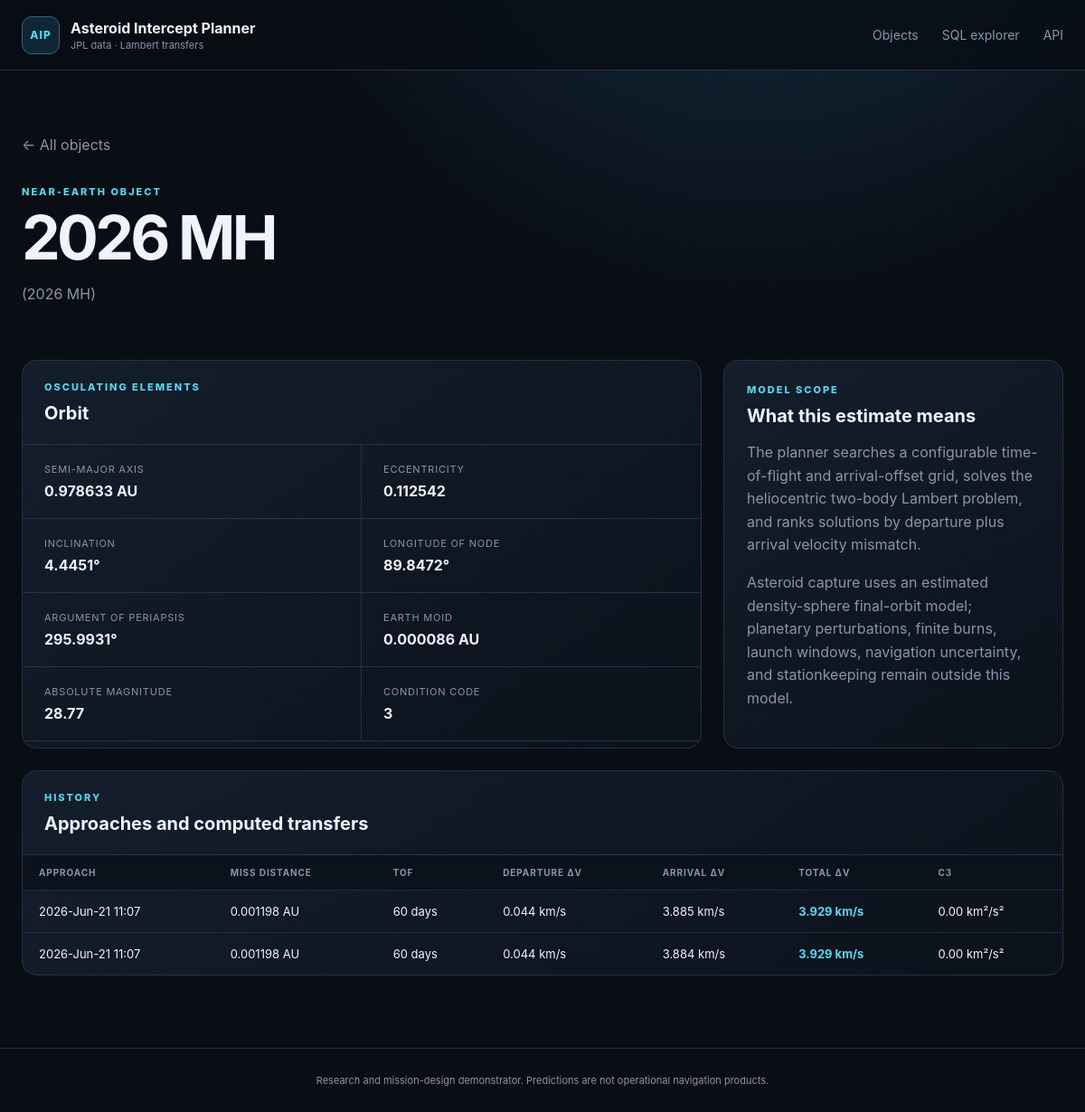
The page /asteroid/2026 MH on the database its author committed.
### tables this page shows
CREATE TABLE orbital_elements (
    designation TEXT PRIMARY KEY REFERENCES asteroids(designation) ON DELETE CASCADE,
    epoch_jd_tdb REAL,
    semi_major_axis_au REAL NOT NULL,
    eccentricity REAL NOT NULL,
    inclination_deg REAL NOT NULL,
    raan_deg REAL NOT NULL,
    arg_periapsis_deg REAL NOT NULL,
    mean_anomaly_deg REAL,
    perihelion_time_jd_tdb REAL,
    perihelion_distance_au REAL,
    aphelion_distance_au REAL,
    orbital_period_days REAL,
    earth_moid_au REAL,
    condition_code TEXT,
    orbit_id TEXT,
    source TEXT NOT NULL,
    updated_at TEXT NOT NULL
);

CREATE TABLE asteroids (
    designation TEXT PRIMARY KEY,
    fullname TEXT,
    absolute_magnitude_h REAL,
    diameter_km REAL,
    first_seen_at TEXT NOT NULL,
    updated_at TEXT NOT NULL
);

CREATE TABLE intercept_plans (
    plan_id INTEGER PRIMARY KEY AUTOINCREMENT,
    approach_id INTEGER NOT NULL REFERENCES close_approaches(approach_id) ON DELETE CASCADE,
    method TEXT NOT NULL,
    departure_jd_tdb REAL NOT NULL,
    arrival_jd_tdb REAL NOT NULL,
    tof_days REAL NOT NULL,
    departure_dv_kms REAL NOT NULL,
    arrival_dv_kms REAL NOT NULL,
    total_dv_kms REAL NOT NULL,
    c3_km2_s2 REAL,
    leo_departure_dv_kms REAL,
    polyline_json TEXT,
    computed_at TEXT NOT NULL, capture_dv_kms REAL, stable_final_orbit INTEGER, capture_json TEXT,
    UNIQUE (approach_id, method)
);

CREATE TABLE close_approaches (
    approach_id INTEGER PRIMARY KEY AUTOINCREMENT,
    designation TEXT NOT NULL REFERENCES asteroids(designation) ON DELETE CASCADE,
    body TEXT NOT NULL DEFAULT 'Earth',
    close_approach_jd_tdb REAL NOT NULL,
    close_approach_text TEXT,
    distance_au REAL NOT NULL,
    distance_min_au REAL,
    distance_max_au REAL,
    relative_velocity_kms REAL,
    hyperbolic_excess_velocity_kms REAL,
    time_uncertainty TEXT,
    ingested_at TEXT NOT NULL,
    UNIQUE (designation, body, close_approach_jd_tdb)
);

### app/web.py (the view)
    @application.route("/asteroid/<designation>")
    def asteroid_detail(designation: str):
        asteroid = get_asteroid(designation, settings.database_path)
        if asteroid is None:
            return render_template("not_found.html", designation=designation), 404
        return render_template(
            "detail.html",
            asteroid=asteroid,
            approaches=asteroid_approaches(designation, settings.database_path),
        )

### app/database.py (called while the page is built, shortened)
def _dict_row(cursor: sqlite3.Cursor, row: tuple[Any, ...]) -> dict[str, Any]:
    return {column[0]: row[index] for index, column in enumerate(cursor.description)}

@contextmanager
def connect(path: Path | None = None) -> Iterator[sqlite3.Connection]:
    database_path = Path(path or get_settings().database_path)
    database_path.parent.mkdir(parents=True, exist_ok=True)
    connection = sqlite3.connect(database_path, timeout=30)
    connection.row_factory = _dict_row
    connection.execute("PRAGMA foreign_keys = ON")
    connection.execute("PRAGMA busy_timeout = 30000")
    try:
        yield connection
    finally:
        connection.close()

def initialize_database(path: Path | None = None) -> Path:
    database_path = Path(path or get_settings().database_path)
    schema = Path(__file__).with_name("schema.sql").read_text(encoding="utf-8")
    with connect(database_path) as connection:
        schema_version = int(connection.execute("PRAGMA user_version").fetchone()["user_version"])
        if schema_version < 2:
            connection.executescript(schema)
            connection.commit()
    return database_path

def fetch_all(
    query: str, params: Sequence[Any] = (), path: Path | None = None
) -> list[dict[str, Any]]:
    initialize_database(path)
    with connect(path) as connection:
        return connection.execute(query, params).fetchall()

def fetch_one(
    query: str, params: Sequence[Any] = (), path: Path | None = None
) -> dict[str, Any] | None:
    rows = fetch_all(query, params, path)
    return rows[0] if rows else None

def get_asteroid(designation: str, path: Path | None = None) -> dict[str, Any] | None:
    return fetch_one(
        """
        SELECT a.*, oe.*
        FROM asteroids a
        LEFT JOIN orbital_elements oe USING(designation)
        WHERE a.designation = ?
        """,
        (designation,),
        path,
    )

def asteroid_approaches(designation: str, path: Path | None = None) -> list[dict[str, Any]]:
    return fetch_all(
        """
        SELECT ca.*, ip.*
        FROM close_approaches ca
        LEFT JOIN intercept_plans ip USING(approach_id)
        WHERE ca.designation = ?
        ORDER BY ca.close_approach_jd_tdb DESC
        """,
        (designation,),
        path,
    )

### app/templates/detail.html (shortened to what this page needs)
{% extends "base.html" %}
{% block content %}
<section class="detail-hero">
  <a class="back" href="{{ url_for('index') }}">← All objects</a>
  <p class="eyebrow">NEAR-EARTH OBJECT</p>
  <h1>{{ asteroid.designation }}</h1>
  <p>{{ asteroid.fullname or 'JPL small-body designation' }}</p>
</section>
<section class="detail-grid">
  <article class="panel">
    <div class="panel-header"><div><p class="eyebrow">OSCULATING ELEMENTS</p><h2>Orbit</h2></div></div>
    <dl class="spec-grid">
      <div><dt>Semi-major axis</dt><dd>{{ asteroid.semi_major_axis_au|number(6) }} AU</dd></div>
      <div><dt>Eccentricity</dt><dd>{{ asteroid.eccentricity|number(6) }}</dd></div>
      <div><dt>Inclination</dt><dd>{{ asteroid.inclination_deg|number(4) }}°</dd></div>
      <div><dt>Longitude of node</dt><dd>{{ asteroid.raan_deg|number(4) }}°</dd></div>
      <div><dt>Argument of periapsis</dt><dd>{{ asteroid.arg_periapsis_deg|number(4) }}°</dd></div>
      <div><dt>Earth MOID</dt><dd>{{ asteroid.earth_moid_au|number(6) }} AU</dd></div>
      <div><dt>Absolute magnitude</dt><dd>{{ asteroid.absolute_magnitude_h|number(2) }}</dd></div>
      <div><dt>Condition code</dt><dd>{{ asteroid.condition_code or '—' }}</dd></div>
    </dl>
  </article>
  <article class="panel note-card">
    <p class="eyebrow">MODEL SCOPE</p>
    <h2>What this estimate means</h2>
    <p>The planner searches a configurable time-of-flight and arrival-offset grid, solves the heliocentric two-body Lambert problem, and ranks solutions by departure plus arrival velocity mismatch.</p>
    <p>Asteroid capture uses an estimated density-sphere final-orbit model; planetary perturbations, finite burns, launch windows, navigation uncertainty, and stationkeeping remain outside this model.</p>
  </article>
</section>
<section class="panel">
  <div class="panel-header"><div><p class="eyebrow">HISTORY</p><h2>Approaches and computed transfers</h2></div></div>
  <div class="table-wrap"><table>
    <thead><tr><th>Approach</th><th>Miss distance</th><th>TOF</th><th>Departure Δv</th><th>Arrival Δv</th><th>Total Δv</th><th>C3</th></tr></thead>
    <tbody>{% for row in approaches %}<tr>
      <td>{{ row.close_approach_text or row.close_approach_jd_tdb }}</td>
      <td>{{ row.distance_au|number(6) }} AU</td>
      <td>{{ row.tof_days|number(0) }} days</td>
      <td>{{ row.departure_dv_kms|number(3) }} km/s</td>
      <td>{{ row.arrival_dv_kms|number(3) }} km/s</td>
      <td><strong class="accent">{{ row.total_dv_kms|number(3) }} km/s</strong></td>
      <td>{{ row.c3_km2_s2|number(2) }} km²/s²</td>
    </tr>{% endfor %}</tbody>
  </table></div>
</section>
{% endblock %}

### app/templates/base.html (shortened to what this page needs)
<!doctype html>
<html lang="en">
  <head>
    <link rel="stylesheet" href="{{ url_for('static', filename='style.css') }}">
  </head>
  <body>
    <header class="site-header">
      <a class="brand" href="{{ url_for('index') }}">
        <span class="brand-mark">AIP</span>
        <span><strong>Asteroid Intercept Planner</strong><small>JPL data · Lambert transfers</small></span>
      </a>
      <nav>
        <a href="{{ url_for('index') }}">Objects</a>
        <a href="{{ url_for('data_explorer') }}">SQL explorer</a>
        <a href="{{ url_for('asteroid_api') }}">API</a>
      </nav>
    </header>
    <main>{% block content %}{% endblock %}</main>
    <footer>Research and mission-design demonstrator. Predictions are not operational navigation products.</footer>
  </body>
</html>

### app/static/style.css (style rules this page uses)
:root { --bg:#090d14;--surface:#101722;--surface-2:#151f2d;--line:#253246;--text:#edf4ff;--muted:#8796ab;--cyan:#56d7ef;--green:#67e8b5;--orange:#ffad66;--max:1440px;font-family:Inter,ui-sans-serif,system-ui,-apple-system,BlinkMacSystemFont,"Segoe UI",sans-serif;color-scheme:dark }
* { box-sizing:border-box }
body { margin:0;background:radial-gradient(circle at 70% -20%,#16334a 0,transparent 35%),var(--bg);color:var(--text);min-height:100vh }
.site-header { height:78px;border-bottom:1px solid var(--line);display:flex;align-items:center;justify-content:space-between;padding:0 max(24px,calc((100vw - var(--max))/2));background:rgba(9,13,20,.78);backdrop-filter:blur(18px);position:sticky;top:0;z-index:10 }
.brand { display:flex;gap:12px;align-items:center;text-decoration:none;color:var(--text) }
.brand-mark { width:42px;height:42px;border:1px solid #3c6278;background:#102637;border-radius:11px;display:grid;place-items:center;color:var(--cyan);font-size:12px;font-weight:800;letter-spacing:.08em }
.brand strong,.brand small { display:block }
.brand small { color:var(--muted);font-size:11px;margin-top:2px }
.site-header nav { display:flex;gap:26px }
.site-header nav a { color:var(--muted);text-decoration:none;font-size:14px }
main { max-width:var(--max);margin:auto;padding:42px 24px 80px }
.eyebrow { font-size:11px;letter-spacing:.18em;color:var(--cyan);font-weight:800;margin:0 0 10px }
.hero h1,.detail-hero h1 { font-size:clamp(42px,6vw,82px);line-height:.98;margin:0;letter-spacing:-.055em }
.hero>div>p:last-child,.detail-hero>p:last-child { color:var(--muted);max-width:680px;line-height:1.65 }
.panel { border:1px solid var(--line);background:linear-gradient(145deg,rgba(21,31,45,.93),rgba(12,18,28,.93));border-radius:16px;overflow:hidden }
.panel-header { padding:22px 24px;border-bottom:1px solid var(--line);display:flex;align-items:center;justify-content:space-between;gap:24px }
.panel-header h2,.note-card h2,.table-list h2 { margin:0;font-size:20px }
.table-wrap { overflow:auto }
table { width:100%;border-collapse:collapse;font-size:13px }
th { text-align:left;color:var(--muted);font-size:10px;text-transform:uppercase;letter-spacing:.09em;padding:13px 18px;background:#0c121b;white-space:nowrap }
td { border-top:1px solid rgba(37,50,70,.75);padding:15px 18px;white-space:nowrap }
.object-link:hover,.accent { color:var(--cyan) }
.detail-hero { padding:30px 0 44px }
.detail-hero h1 { font-size:68px }
.back { display:inline-block;margin-bottom:35px;color:var(--muted);text-decoration:none }
.detail-grid { display:grid;grid-template-columns:2fr 1fr;gap:24px;margin-bottom:24px }
.spec-grid { display:grid;grid-template-columns:repeat(2,1fr);margin:0 }
.spec-grid div { padding:20px 24px;border-bottom:1px solid var(--line) }
.spec-grid div:nth-child(odd) { border-right:1px solid var(--line) }
dt { color:var(--muted);font-size:11px;text-transform:uppercase;letter-spacing:.07em }
dd { margin:7px 0 0;font-weight:700 }
.note-card { padding:25px }
.note-card p:not(.eyebrow) { color:var(--muted);line-height:1.6 }
footer { border-top:1px solid var(--line);color:var(--muted);padding:28px;text-align:center;font-size:11px }

### rows shown on the page
orbital_elements: designation "2026 MH", semi_major_axis_au|number "0.978633", eccentricity|number "0.112542", inclination_deg|number "4.4451", raan_deg|number "89.8472", arg_periapsis_deg|number "295.9931", earth_moid_au|number "0.000086", condition_code "3"
asteroids: fullname "(2026 MH)", absolute_magnitude_h|number "28.77"
intercept_plans: close_approach_text "2026-Jun-21 11:07", distance_au|number "0.001198", tof_days|number "60", departure_dv_kms|number "0.044", arrival_dv_kms|number "3.885", total_dv_kms|number "3.929", c3_km2_s2|number "0.00"
intercept_plans: close_approach_text "2026-Jun-21 11:07", distance_au|number "0.001198", tof_days|number "60", departure_dv_kms|number "0.044", arrival_dv_kms|number "3.884", total_dv_kms|number "3.929", c3_km2_s2|number "0.00"
